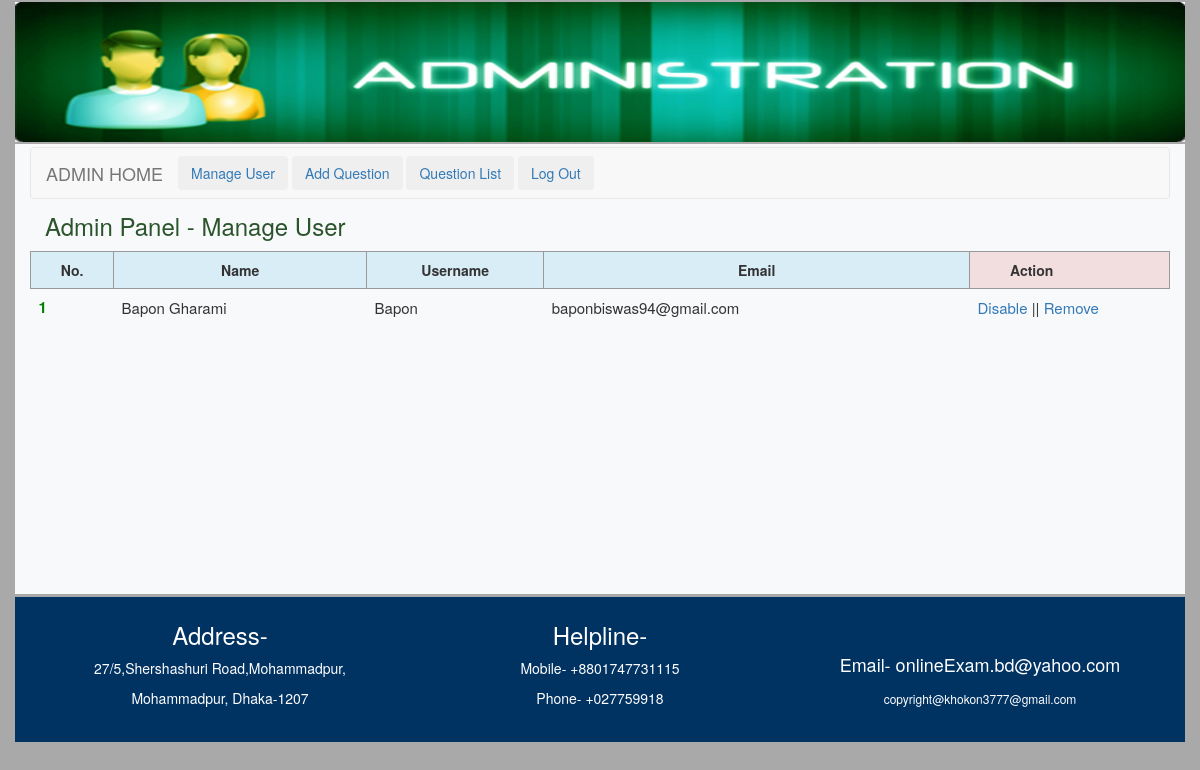
/admin/user.php (signed in), run on the app's committed database.
### tables this page shows
CREATE TABLE `tbl_user` (
  `userid` int(11) NOT NULL,
  `name` varchar(50) NOT NULL,
  `username` varchar(30) NOT NULL,
  `password` varchar(32) NOT NULL,
  `email` varchar(255) NOT NULL,
  `status` int(11) NOT NULL DEFAULT '0'
);

### lib/Database.php (called while the page is built, shortened)
<?php
class Database{
	public $host = DB_HOST;
	public $user = DB_USER;
	public $pass = DB_PASS;
	public $dbname = DB_NAME;
	public $link;
	private function connectDB(){
		$this->link = new mysqli($this->host,$this->user,$this->pass,$this->dbname);
	}
	public function select($query){
		$result = $this->link->query($query) or die($this->link->error.__LINE__);
		if($result->num_rows>0){
			return $result;
		}else{
			return false;
		}
	}
}
?>

### classes/User.php (called while the page is built, shortened)
<?php
$filepath = realpath(dirname(__FILE__));
include_once ($filepath . '/../lib/Database.php');
class User {
    private $db;
    public function __construct() {
        $this->db = new Database();
    }
    public function getAllUser() {
        $query = "SELECT * FROM tbl_user ORDER BY userid DESC";
        $result = $this->db->select($query);
        return $result;
    }
}
?>

### admin/user.php (the view, shortened to what this page needs)
<?php
$filepath = realpath(dirname(__FILE__));
include_once ($filepath . '/inc/adheader.php');
include_once ($filepath . '/../classes/User.php');
$user = new User();
?>
<link rel="stylesheet" type="text/css" href="css/user.css">
<!DOCTYPE html>
<html>
    <body style="background:#A9A9A9">
        <div class="container-fluid">
            <div class="container" style="min-height: 450px;background: #F8F9FB;margin-top: -3px;">
                <?php include 'inc/admenu.php'; ?>
                <div class="col-sm-6 title">Admin Panel - Manage User</div>
                <div class="col-sm-6 msg">
                </div>
                <table class="table table-hover">
                    <thead>
                        <tr class="info">
                            <th style="text-align: center; border: 1px solid #999;">No.</th>
                            <th style="text-align: center; border: 1px solid #999;">Name</th>
                            <th style="text-align: center; border: 1px solid #999;">Username</th>
                            <th style="text-align: center; border: 1px solid #999;">Email</th>
                            <th class="danger" style="padding-left: 40px; border: 1px solid #999; width: 200px;">Action</th>
                        </tr>
                    </thead>
                    <?php
                        $userdata = $user->getAllUser();
                        if($userdata){
                            $i = 0;
                        while ($result = $userdata->fetch_assoc()){
                            $i++;
                    ?>
                    <tbody>
                        <tr class="writesize">
                            <th>
                            <?php
                                if($result['status'] == 1){
                                    echo "<span class='error'>$i</span>";
                                } else {
                                    echo "<span class='success'>$i</span>";
                                }
                            ?></th>
                            <td><?php echo $result['name'];?></td>
                            <td><?php echo $result['username'];?></td>
                            <td><?php echo $result['email'];?></td>
                            <td class="adminac" style="width: 200px;">
                                <?php if($result['status'] == '0'){?>
                                <a onclick="return confirm('Are You Sure To Disable ?')" href="?dis=<?php echo $result['userid'];?>"> Disable </a>
                                <?php } else {?>
                                <a onclick="return confirm('Are You Sure To Enable ?')" href="?ena=<?php echo $result['userid'];?>"> Enable </a>
                                <?php }?>
                                || <a onclick="return confirm('Are You Sure To Remove ?')" href="?del=<?php echo $result['userid'];?>"> Remove </a>
                            </td>
                        </tr>
                    </tbody>
                        <?php } }?>
                </table>
            </div>
        </div>
    </body>
    <?php include 'inc/footer.php'; ?>
</html>

### admin/css/user.css (style rules this page uses)
.writesize { font-size: 15px; }
.adminac a { text-decoration: none; }
.title { height: 50px; margin-top: -18px; font-size: 24px; line-height: 50px; color: #2b542c; }
.msg { height: 50px; margin-top: -18px; line-height: 50px; font-size: 16px; text-align: center; }
.success { color: green; }

### data on the page
tbl_user: name "Bapon Gharami", username "Bapon", email "baponbiswas94@gmail.com"
